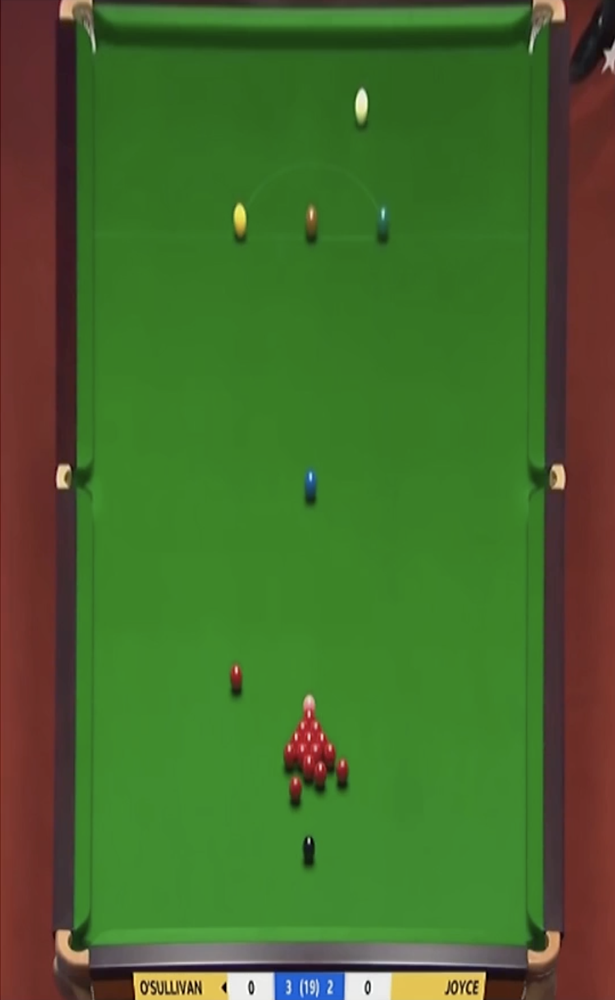
#> input picture Ali_Parisi_CVPR_2/cvpr_2.png, 615 x 1000 px, shrunk from 944 x 1536 before the run
$ python -i find_corners.py   (imports and definitions only)
#> lines starting #> are read from the running program, lines starting #| are printed output that depends on the picture; after the words box and inside, x2 and y2 are one past the last pixel; in counts of white or black regions, pixels touching at a corner belong together
#> further down, picture is the input picture: shape (1000, 615, 3); mean B, G, R 43.9, 105.1, 70.3
import numpy as np
import cv2

def preprocessing_corner(img):
    M, N = img.shape[0], img.shape[1]
#> M = 1000; N = 615
    DIM_KERNEL = 31

    ## Convert to HSV and isolate H layer
    hsv = cv2.cvtColor(img, cv2.COLOR_BGR2HSV)
#> hsv: shape (1000, 615, 3); mean H, S, V 53.8, 160, 117.9

    # Threshold on the green
    lower_green = np.array([53, 0, 0])
    upper_green = np.array([65, 255, 255])
    mask = cv2.inRange(hsv, lower_green, upper_green)
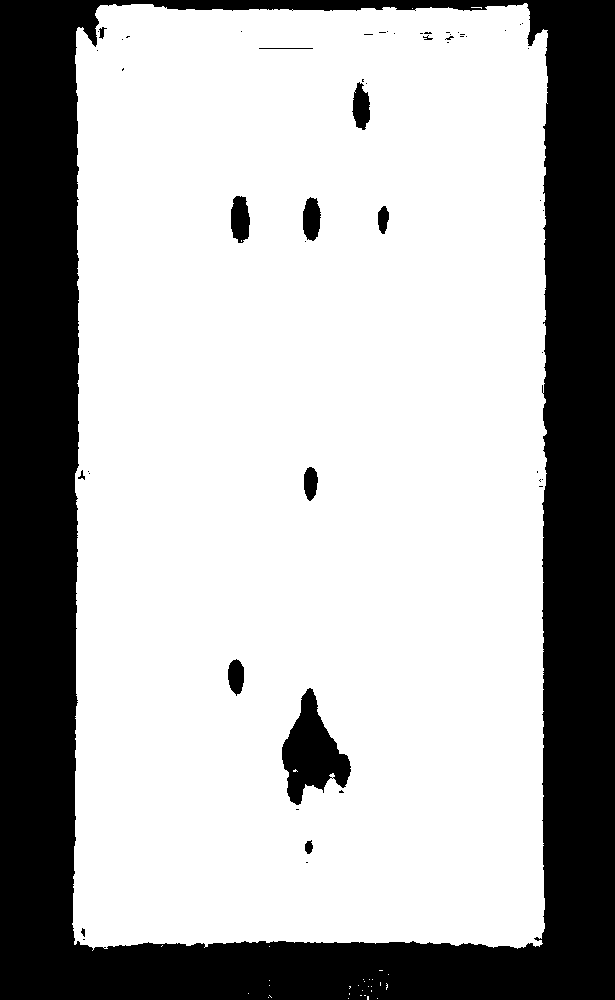
#> mask: shape (1000, 615); 69.8% white; 54 black regions (40 under 20 px), largest, box (x1, y1, x2, y2) and area: (0, 0, 615, 1000) 178320, (282, 688, 351, 805) 4147, (231, 196, 250, 243) 710
    #res = cv2.bitwise_and(img, img, mask=mask)

    # Erosion and dilation (in order to smooth the contours)
    kernel = np.ones((DIM_KERNEL, DIM_KERNEL), np.uint8)
    erosion = cv2.erode(mask, kernel, iterations=1)
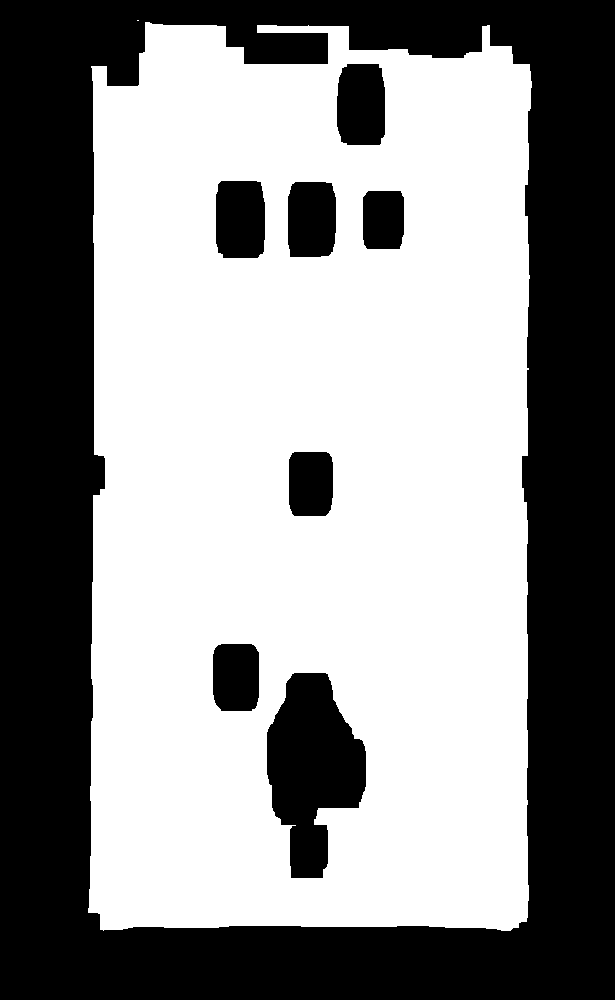
#> erosion: shape (1000, 615); 56.9% white; 8 black regions, largest, box (x1, y1, x2, y2) and area: (0, 0, 615, 1000) 233680, (267, 673, 366, 878) 13103, (337, 64, 385, 145) 3623
    dilation = cv2.dilate(erosion, kernel, iterations=1)
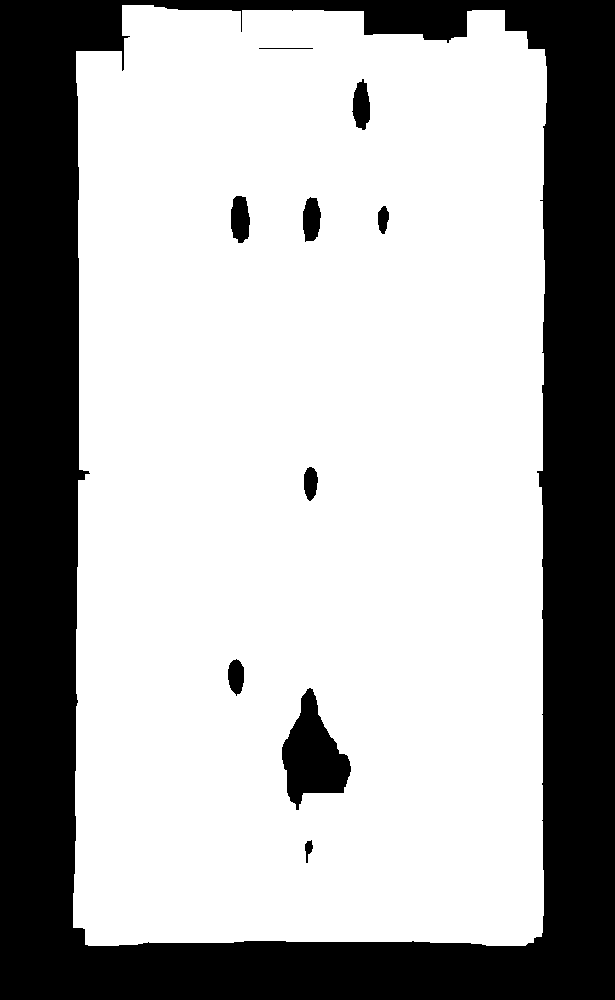
#> dilation: shape (1000, 615); 68.5% white; 10 black regions, largest, box (x1, y1, x2, y2) and area: (0, 0, 615, 1000) 185784, (282, 688, 351, 810) 4540, (231, 196, 250, 243) 718


    canny = cv2.Canny(dilation, 100, 200)
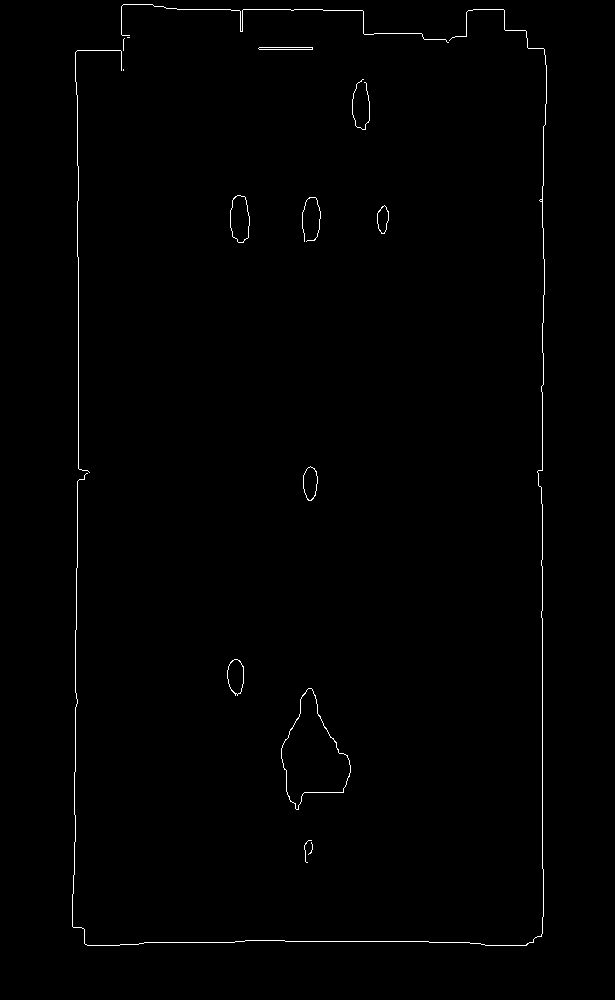
#> canny: shape (1000, 615); 0.65% white in thin lines or dots, all inside (x1, y1, x2, y2) = (72, 4, 547, 946)
    kernel = np.ones((7, 7), np.uint8)
    canny = cv2.dilate(canny, kernel, iterations=1)
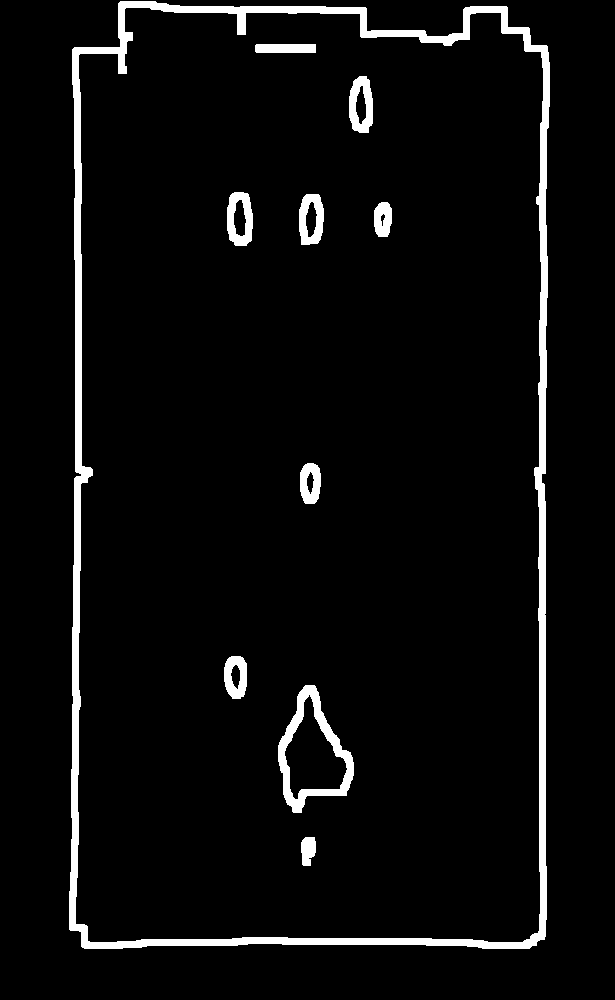
#> canny: shape (1000, 615); 4.7% white; 10 white regions

    return canny

def find_corners(img):

    G = preprocessing_corner(img)

    contours, _ = cv2.findContours(G, cv2.RETR_TREE, cv2.CHAIN_APPROX_SIMPLE)
#> contours = 18 contours; largest, box (x1, y1, x2, y2) and area: (69, 1, 550, 949) 438232, (75, 7, 544, 943) 420026, (278, 685, 354, 813) 5710, (284, 694, 348, 800) 3427, (227, 192, 253, 246) 1150
    cnt = contours[0]
#> cnt = contour of 172 points, box (x1, y1, x2, y2) (69, 1, 550, 949), area 438232

    # Approximate the founded contour to a quadrilateral
    poly = cv2.approxPolyDP(cnt,0.01*cv2.arcLength(cnt,True),True)
#> poly = [[120, 1], [120, 46], [72, 49], [69, 929], [536, 945], [547, 46], [506, 6], [427, 36]]
    inner_corner = [[x,y,1] for [[x,y]] in poly]
#> inner_corner = [[120, 1, 1], [120, 46, 1], [72, 49, 1], [69, 929, 1], [536, 945, 1], [547, 46, 1], [506, 6, 1], [427, 36, 1]]
    return inner_corner

>>> import cv2
>>> picture = cv2.imread('cvpr_2.png')
>>> result = find_corners(picture)
#> result has the same summary as inner_corner in find_corners
